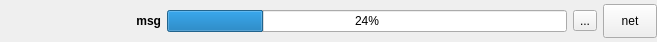
<?xml version="1.0" encoding="UTF-8"?>
<ui version="4.0">
 <class>SdtStatusBar</class>
 <widget class="QWidget" name="SdtStatusBar">
  <property name="geometry">
   <rect>
    <x>0</x>
    <y>0</y>
    <width>657</width>
    <height>42</height>
   </rect>
  </property>
  <property name="minimumSize">
   <size>
    <width>0</width>
    <height>42</height>
   </size>
  </property>
  <property name="windowTitle">
   <string>Form</string>
  </property>
  <property name="styleSheet">
   <string notr="true"/>
  </property>
  <layout class="QHBoxLayout" name="horizontalLayout" stretch="1,0,0,0">
   <property name="leftMargin">
    <number>0</number>
   </property>
   <property name="topMargin">
    <number>0</number>
   </property>
   <property name="rightMargin">
    <number>0</number>
   </property>
   <property name="bottomMargin">
    <number>0</number>
   </property>
   <item>
    <widget class="QLabel" name="labelMsg">
     <property name="font">
      <font>
       <weight>75</weight>
       <bold>true</bold>
      </font>
     </property>
     <property name="text">
      <string>msg</string>
     </property>
     <property name="alignment">
      <set>Qt::AlignRight|Qt::AlignTrailing|Qt::AlignVCenter</set>
     </property>
    </widget>
   </item>
   <item>
    <widget class="QProgressBar" name="progressBar">
     <property name="minimumSize">
      <size>
       <width>400</width>
       <height>0</height>
      </size>
     </property>
     <property name="value">
      <number>24</number>
     </property>
     <property name="alignment">
      <set>Qt::AlignCenter</set>
     </property>
    </widget>
   </item>
   <item>
    <widget class="QToolButton" name="tbtnError">
     <property name="text">
      <string>...</string>
     </property>
    </widget>
   </item>
   <item>
    <widget class="QToolButton" name="tbtnNet">
     <property name="minimumSize">
      <size>
       <width>54</width>
       <height>34</height>
      </size>
     </property>
     <property name="text">
      <string>net</string>
     </property>
     <property name="iconSize">
      <size>
       <width>52</width>
       <height>32</height>
      </size>
     </property>
     <property name="autoRaise">
      <bool>false</bool>
     </property>
    </widget>
   </item>
  </layout>
 </widget>
 <resources/>
 <connections/>
</ui>
